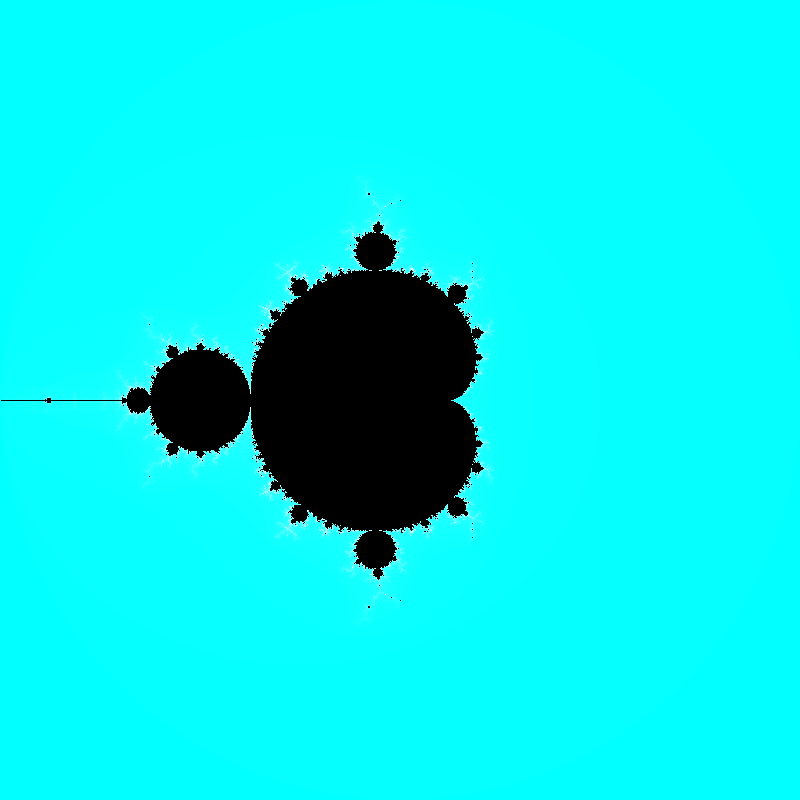
Frame 1 (no input)
Frame 60 (the mouse pressed at the canvas centre just before this capture): identical to frame 1, image omitted
Frame 120 (the mouse held since frame 60 and released just before this capture): identical to frame 1, image omitted

The Processing sketch that drew this single still picture (run headless with seeded random() and noise(); from frame 60 on, the mouse is pressed at the canvas centre):

// Processing sketch: Q
// ── Q.pde
//Asked chatgpt the following
/*Create a fractal with the following: size(int width,int height) call this function once in setup to set the size of the window
background(int greyValue) or background(int red, int green, int blue) call this function as the thing in draw to erase the previous frame. If you don't call it, frames are persistent.
fill(int greyValue), stroke(int greyValue), fill(int red, int green, int blue) stroke(int red, int green, int blue) These set the fill or outline (stroke) of all shapes drawn after it to a specific color. Each also supports a 4th alpha number for transparent colors
line(int x1, int y1, int x2,int y2) draws a line from (x1,y1) to (x2,y2)
int width and int height; these are 2 built in constants you can use. They are set to the current width and height of the window
int mouseX, int mouseY not needed by this assignment, but this is the position of the mouse
loadPixels() loads the current screen values into the 1d pixels array, updatePixels() takes that array and sets each screen pixel to the value in the array.
println(String) shorthand for System.out.println(String)
note: (0,0) is the top left corner, and (width,height) is the bottom right corner.
*/ 
 int maxIterations = 100;
float minReal = -2;
float maxReal = 2;
float minImaginary = -2;
float maxImaginary = 2;

void setup() {
  size(800, 800);
}

void draw() {
  background(0);

  loadPixels();

  for (int x = 0; x < width; x++) {
    for (int y = 0; y < height; y++) {
      float cReal = map(x, 0, width, minReal, maxReal);
      float cImaginary = map(y, 0, height, minImaginary, maxImaginary);

      int iteration = 0;
      float zReal = 0;
      float zImaginary = 0;

      while (iteration < maxIterations && zReal * zReal + zImaginary * zImaginary < 4) {
        float nextZReal = zReal * zReal - zImaginary * zImaginary + cReal;
        float nextZImaginary = 2 * zReal * zImaginary + cImaginary;

        zReal = nextZReal;
        zImaginary = nextZImaginary;

        iteration++;
      }

      int pixelColor;
      if (iteration == maxIterations) {
        pixelColor = color(0);
      } else {
        float hue = map(iteration, 0, maxIterations, 0, 255);
        pixelColor = color(hue, 255, 255);
      }

      pixels[x + y * width] = pixelColor;
    }
  }

  updatePixels();

  println("Fractal rendered");
}
